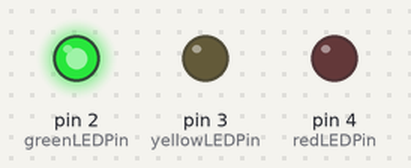
Simulated run of this sketch. Board: Arduino Uno, built with avr-gcc and run on an emulated ATmega328P. Parts: output pins drawn as LEDs (lit = HIGH).

Above: at 3.0 s.
At 7.0 s:
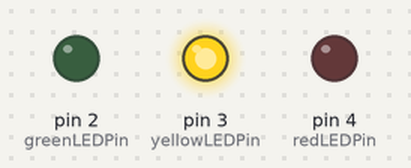
At 11.0 s:
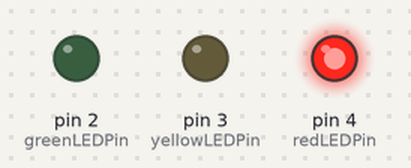
Timing chart, 0 to 18.2 s (numbered marks = the images above):
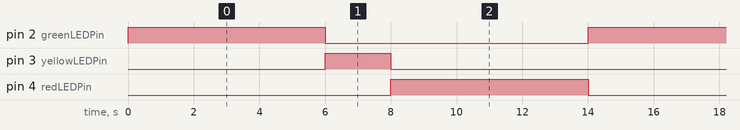

Measured:
- by itself, pin 2 (greenLEDPin), pin 4 (redLEDPin): alternates HIGH for 6.0 s and LOW for 8.0 s
- by itself, pin 3 (yellowLEDPin): alternates HIGH for 2.0 s and LOW for 12.0 s
- by itself, everything shown: repeats every 14.0 s, in 3 steps

The sketch:

traffic_signal.ino
```cpp
// 定数の定義
const int greenLEDPin = 2;   // 緑LEDのピン番号
const int yellowLEDPin = 3;  // 黄色LEDのピン番号
const int redLEDPin = 4;     // 赤LEDのピン番号

const int greenDuration = 6000;   // 緑LED点灯時間（ミリ秒）
const int yellowDuration = 2000;  // 黄色LED点灯時間（ミリ秒）
const int redDuration = 6000;     // 赤LED点灯時間（ミリ秒）

void setup() {
  pinMode(greenLEDPin, OUTPUT);
  pinMode(yellowLEDPin, OUTPUT);
  pinMode(redLEDPin, OUTPUT);
}

void loop() {
  // 緑信号
  digitalWrite(greenLEDPin, HIGH);
  digitalWrite(yellowLEDPin, LOW);
  digitalWrite(redLEDPin, LOW);
  delay(greenDuration);

  // 黄信号
  digitalWrite(greenLEDPin, LOW);
  digitalWrite(yellowLEDPin, HIGH);
  digitalWrite(redLEDPin, LOW);
  delay(yellowDuration);

  // 赤信号
  digitalWrite(greenLEDPin, LOW);
  digitalWrite(yellowLEDPin, LOW);
  digitalWrite(redLEDPin, HIGH);
  delay(redDuration);
}
```
